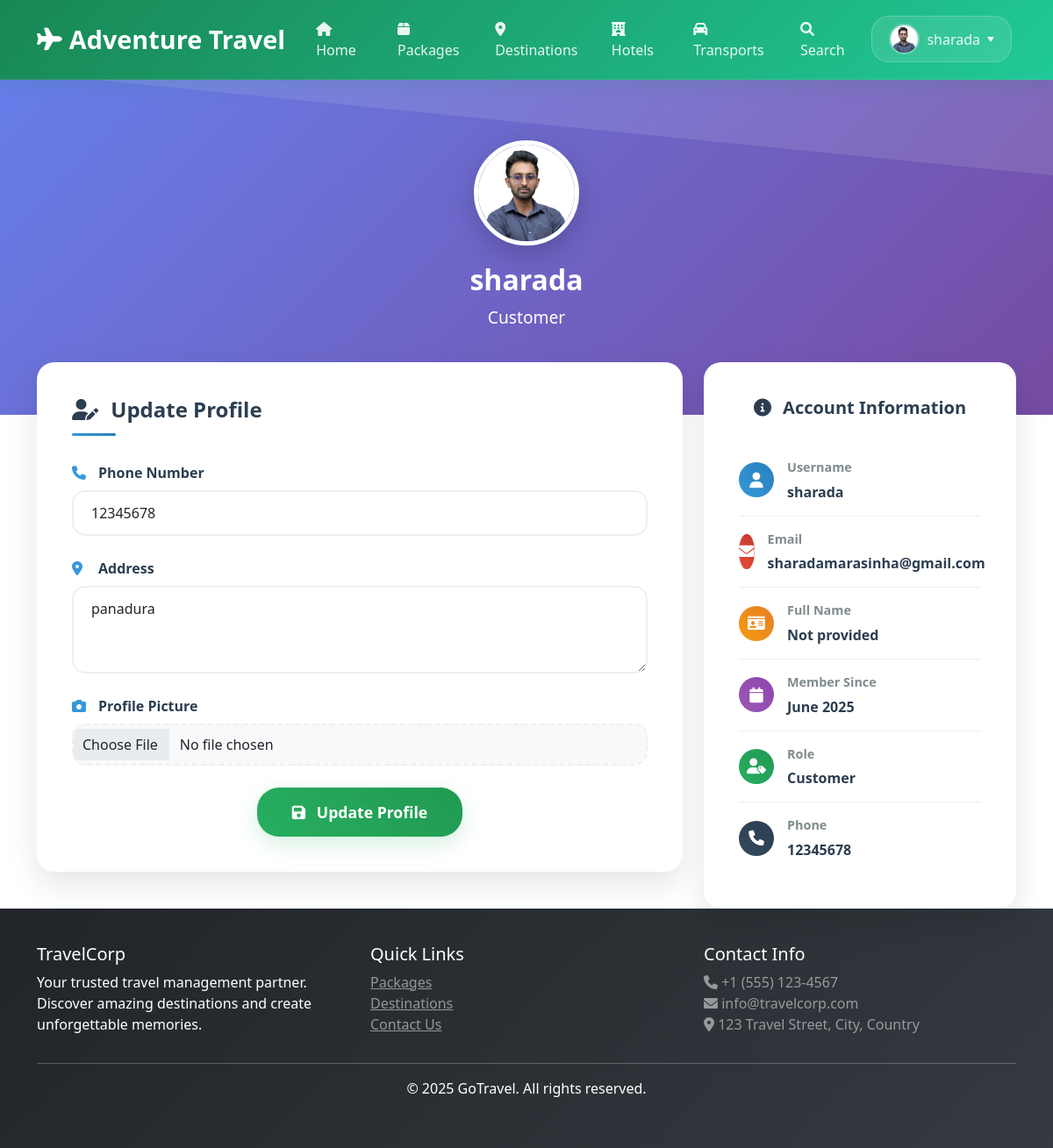
/profile/ (signed in), run on the app's committed database.
### travel/models.py (models this page shows, shortened)
class UserProfile(models.Model):
    USER_ROLES = [
        ('admin', 'Admin'),
        ('agent', 'Agent'),
        ('customer', 'Customer'),
    ]
    user = models.OneToOneField(User, on_delete=models.CASCADE, unique=True)
    role = models.CharField(max_length=10, choices=USER_ROLES, default='customer')
    phone = models.CharField(max_length=15, blank=True)
    address = models.TextField(blank=True)
    profile_picture = models.ImageField(upload_to='profiles/', blank=True, null=True)
    created_at = models.DateTimeField(auto_now_add=True)
    class Meta:
        verbose_name = "User Profile"
        verbose_name_plural = "User Profiles"

### travel/views.py (the view)
# urls.py: path('profile/', views.profile, name='profile'),
@login_required
def profile(request):
    try:
        profile, created = UserProfile.objects.get_or_create(user=request.user)
    except:
        profile = None
    if request.method == 'POST':
        form = UserProfileForm(request.POST, request.FILES, instance=profile)
        if form.is_valid():
            form.save()
            messages.success(request, 'Profile updated successfully!')
            return redirect('profile')
    else:
        form = UserProfileForm(instance=profile)
    template = loader.get_template('travel/profile.html')
    context = {
        'form': form,
        'profile': profile,
    }
    return HttpResponse(template.render(context, request))

### travel/forms.py
class UserProfileForm(forms.ModelForm):
    class Meta:
        model = UserProfile
        fields = ['phone', 'address', 'profile_picture']
        widgets = {
            'phone': forms.TextInput(attrs={'class': 'form-control'}),
            'address': forms.Textarea(attrs={'class': 'form-control', 'rows': 3}),
            'profile_picture': forms.FileInput(attrs={'class': 'form-control'}),
        }

### travel/context_processors.py (called while the page is built)
def user_profile(request):
    if request.user.is_authenticated:
        try:
            profile, created = UserProfile.objects.get_or_create(user=request.user)
            return {'user_profile': profile}
        except:
            return {'user_profile': None}
    return {'user_profile': None}

### travel/templates/travel/profile.html (shortened to what this page needs)
{% extends 'travel/base.html' %}
{% block content %}
<div class="profile-hero">
    <div class="container">
        <div class="profile-hero-content">
            {% if profile and profile.profile_picture %}
                <img src="{{ profile.profile_picture.url }}" class="profile-avatar" alt="Profile Picture">
            {% else %}
                <div class="profile-picture-placeholder">
                    <i class="fas fa-user fa-3x text-white"></i>
                </div>
            {% endif %}
            <h1 class="profile-name">
                {% if user.first_name or user.last_name %}
                    {{ user.first_name }} {{ user.last_name }}
                {% else %}
                    {{ user.username }}
                {% endif %}
            </h1>
            <p class="profile-role">
                {% if profile %}
                    {{ profile.get_role_display }}
                {% else %}
                    Travel Enthusiast
                {% endif %}
            </p>
        </div>
    </div>
</div>
<div class="container profile-container">
    <div class="row">
        <div class="col-lg-8">
            <div class="profile-form-card fade-in">
                <h4>
                    <i class="fas fa-user-edit me-2"></i>
                    Update Profile
                </h4>
                <form method="post" enctype="multipart/form-data" id="profile-form">
                    <div class="form-group">
                        <label for="{{ form.phone.id_for_label }}" class="form-label">
                            <i class="fas fa-phone"></i>
                            Phone Number
                        </label>
                        {{ form.phone }}
                    </div>
                    <div class="form-group">
                        <label for="{{ form.address.id_for_label }}" class="form-label">
                            <i class="fas fa-map-marker-alt"></i>
                            Address
                        </label>
                        {{ form.address }}
                    </div>
                    <div class="form-group">
                        <label for="{{ form.profile_picture.id_for_label }}" class="form-label">
                            <i class="fas fa-camera"></i>
                            Profile Picture
                        </label>
                        {{ form.profile_picture }}
                    </div>
                    <div class="text-center">
                        <button type="submit" class="btn update-btn">
                            <i class="fas fa-save me-2"></i>
                            Update Profile
                        </button>
                    </div>
                </form>
            </div>
        </div>
        <div class="col-lg-4">
            <div class="account-info-card fade-in">
                <h5>
                    <i class="fas fa-info-circle me-2"></i>
                    Account Information
                </h5>
                <div class="info-item">
                    <div class="info-icon username">
                        <i class="fas fa-user"></i>
                    </div>
                    <div class="info-content">
                        <div class="info-label">Username</div>
                        <div class="info-value">{{ user.username }}</div>
                    </div>
                </div>
                <div class="info-item">
                    <div class="info-icon email">
                        <i class="fas fa-envelope"></i>
                    </div>
                    <div class="info-content">
                        <div class="info-label">Email</div>
                        <div class="info-value">{{ user.email|default:"Not provided" }}</div>
                    </div>
                </div>
                <div class="info-item">
                    <div class="info-icon name">
                        <i class="fas fa-id-card"></i>
                    </div>
                    <div class="info-content">
                        <div class="info-label">Full Name</div>
                        <div class="info-value">
                            {% if user.first_name or user.last_name %}
                                {{ user.first_name }} {{ user.last_name }}
                            {% else %}
                                Not provided
                            {% endif %}
                        </div>
                    </div>
                </div>
                <div class="info-item">
                    <div class="info-icon member">
                        <i class="fas fa-calendar"></i>
                    </div>
                    <div class="info-content">
                        <div class="info-label">Member Since</div>
                        <div class="info-value">{{ user.date_joined|date:"F Y" }}</div>
                    </div>
                </div>
                {% if profile %}
                    <div class="info-item">
                        <div class="info-icon role">
                            <i class="fas fa-user-tag"></i>
                        </div>
                        <div class="info-content">
                            <div class="info-label">Role</div>
                            <div class="info-value">{{ profile.get_role_display }}</div>
                        </div>
                    </div>
                    <div class="info-item">
                        <div class="info-icon phone">
                            <i class="fas fa-phone"></i>
                        </div>
                        <div class="info-content">
                            <div class="info-label">Phone</div>
                            <div class="info-value">{{ profile.phone|default:"Not provided" }}</div>
                        </div>
                    </div>
                {% endif %}
            </div>
        </div>
    </div>
</div>
{% endblock %}

### travel/templates/travel/base.html (shortened to what this page needs)
<!DOCTYPE html>
<html lang="en">
  <head>
    <link
      href="https://cdn.jsdelivr.net/npm/bootstrap@5.1.3/dist/css/bootstrap.min.css"
      rel="stylesheet"
    />
    <link
      href="https://cdnjs.cloudflare.com/ajax/libs/font-awesome/6.0.0/css/all.min.css"
      rel="stylesheet"
    />
  </head>
  <body>
    <nav class="navbar navbar-expand-lg fixed-top">
      <div class="container">
        <a class="navbar-brand" href="{% url 'home' %}">
          <i class="fas fa-plane"></i>
          <span>Adventure Travel</span>
        </a>
        <div class="collapse navbar-collapse" id="navbarNav">
          <ul class="navbar-nav me-auto">
            <li class="nav-item">
              <a class="nav-link" href="{% url 'home' %}">
                <i class="fas fa-home me-1"></i>Home
              </a>
            </li>
            <li class="nav-item">
              <a class="nav-link" href="{% url 'package_list' %}">
                <i class="fas fa-box me-1"></i>Packages
              </a>
            </li>
            <li class="nav-item">
              <a class="nav-link" href="{% url 'destinations' %}">
                <i class="fas fa-map-marker-alt me-1"></i>Destinations
              </a>
            </li>
            <li class="nav-item">
              <a class="nav-link" href="{% url 'hotels' %}">
                <i class="fas fa-hotel me-1"></i>Hotels
              </a>
            </li>
            <li class="nav-item">
              <a class="nav-link" href="{% url 'transports' %}">
                <i class="fas fa-car me-1"></i>Transports
              </a>
            </li>
            <li class="nav-item">
              <a class="nav-link" href="{% url 'advanced_search' %}">
                <i class="fas fa-search me-1"></i>Search
              </a>
            </li>
          </ul>
          <ul class="navbar-nav auth-buttons">
            {% if user.is_authenticated %}
            <li class="nav-item dropdown">
              <a
                class="nav-link dropdown-toggle user-info"
                href="#"
                id="navbarDropdown"
                role="button"
                data-bs-toggle="dropdown"
                aria-expanded="false"
              >
                {% if user.userprofile.profile_picture %}
                <img
                  src="{{ user.userprofile.profile_picture.url }}"
                  alt="Profile"
                  class="profile-pic"
                />
                {% else %}
                <div class="profile-placeholder">
                  <i class="fas fa-user"></i>
                </div>
                {% endif %}
                <span>{{ user.username }}</span>
              </a>
            </li>
            {% endif %}
          </ul>
        </div>
      </div>
    </nav>
    <main style="padding-top: 80px">
       {% block content %} {% endblock %}
    </main>
    <footer class="bg-dark text-white">
      <div class="container">
        <div class="row">
          <div class="col-md-4">
            <h5>TravelCorp</h5>
            <p>
              Your trusted travel management partner. Discover amazing
              destinations and create unforgettable memories.
            </p>
          </div>
          <div class="col-md-4">
            <h5>Quick Links</h5>
            <ul class="list-unstyled">
              <li>
                <a href="{% url 'package_list' %}" class="text-white-50"
                  >Packages</a
                >
              </li>
              <li>
                <a href="{% url 'destinations' %}" class="text-white-50"
                  >Destinations</a
                >
              </li>
              <li><a href="#" class="text-white-50">Contact Us</a></li>
            </ul>
          </div>
          <div class="col-md-4">
            <h5>Contact Info</h5>
            <p class="text-white-50">
              <i class="fas fa-phone"></i> +1 (555) 123-4567<br />
              <i class="fas fa-envelope"></i> info@travelcorp.com<br />
              <i class="fas fa-map-marker-alt"></i> 123 Travel Street, City,
              Country
            </p>
          </div>
        </div>
        <hr />
        <div class="text-center">
          <p>&copy; 2025 GoTravel. All rights reserved.</p>
        </div>
      </div>
    </footer>
  </body>
</html>

### travel/templates/travel/base.html (style rules this page uses)
:root { --primary-color: #198754; --secondary-color: #28a745; --gradient-start: #198754; --gradient-end: #20c997; --shadow-light: 0 2px 10px rgba(0, 0, 0, 0.1); --shadow-medium: 0 4px 20px rgba(0, 0, 0, 0.15); --shadow-heavy: 0 8px 30px rgba(0, 0, 0, 0.2); }
.navbar { background: linear-gradient( 135deg, #198754 0%, #20c997 100% ) !important; backdrop-filter: blur(20px); border-bottom: 1px solid rgba(255, 255, 255, 0.1); transition: all 0.3s ease; padding: 0.8rem 0; box-shadow: 0 2px 20px rgba(25, 135, 84, 0.2); }
.navbar-brand { font-weight: 700; color: white !important; font-size: 1.8rem; display: flex; align-items: center; transition: all 0.3s ease; text-decoration: none; }
.navbar-brand i { margin-right: 0.5rem; font-size: 1.6rem; animation: float 3s ease-in-out infinite; }
.navbar-nav .nav-link { color: rgba(255, 255, 255, 0.9) !important; font-weight: 500; padding: 0.5rem 1rem !important; margin: 0 0.2rem; border-radius: 8px; transition: all 0.3s ease; position: relative; overflow: hidden; }
.navbar-nav .nav-link::before { content: ""; position: absolute; top: 0; left: -100%; width: 100%; height: 100%; background: linear-gradient( 90deg, transparent, rgba(255, 255, 255, 0.2), transparent ); transition: left 0.5s; }
.navbar-nav .nav-item { position: relative; }
.navbar-nav .nav-item::after { content: ""; position: absolute; bottom: -5px; left: 50%; width: 0; height: 2px; background: white; transition: all 0.3s ease; transform: translateX(-50%); }
footer { background: linear-gradient(135deg, #212529 0%, #343a40 100%); color: white; padding: 40px 0; }
.profile-pic { width: 35px; height: 35px; border-radius: 50%; object-fit: cover; border: 2px solid rgba(255, 255, 255, 0.3); margin-right: 8px; transition: all 0.3s ease; }
.navbar-nav .dropdown-toggle::after { margin-left: 0.5em; border-top: 0.4em solid; border-right: 0.3em solid transparent; border-left: 0.3em solid transparent; transition: transform 0.3s ease; }
.user-info { display: flex; align-items: center; padding: 0.5rem 1rem; border-radius: 25px; background: rgba(255, 255, 255, 0.1); transition: all 0.3s ease; border: 1px solid rgba(255, 255, 255, 0.2); }
.auth-buttons .nav-link { background: rgba(255, 255, 255, 0.1); border: 1px solid rgba(255, 255, 255, 0.2); border-radius: 20px; margin: 0 0.3rem; padding: 0.5rem 1.2rem !important; transition: all 0.3s ease; }

### data on the page
UserProfile: profile_picture (picture), role "Customer", phone "12345678", address "panadura"

### other printed values
{{ user.username }} "sharada"
{{ user.email|default:"Not provided" }} "sharadamarasinha@gmail.com"
{{ user.date_joined|date:"F Y" }} "June 2025"
